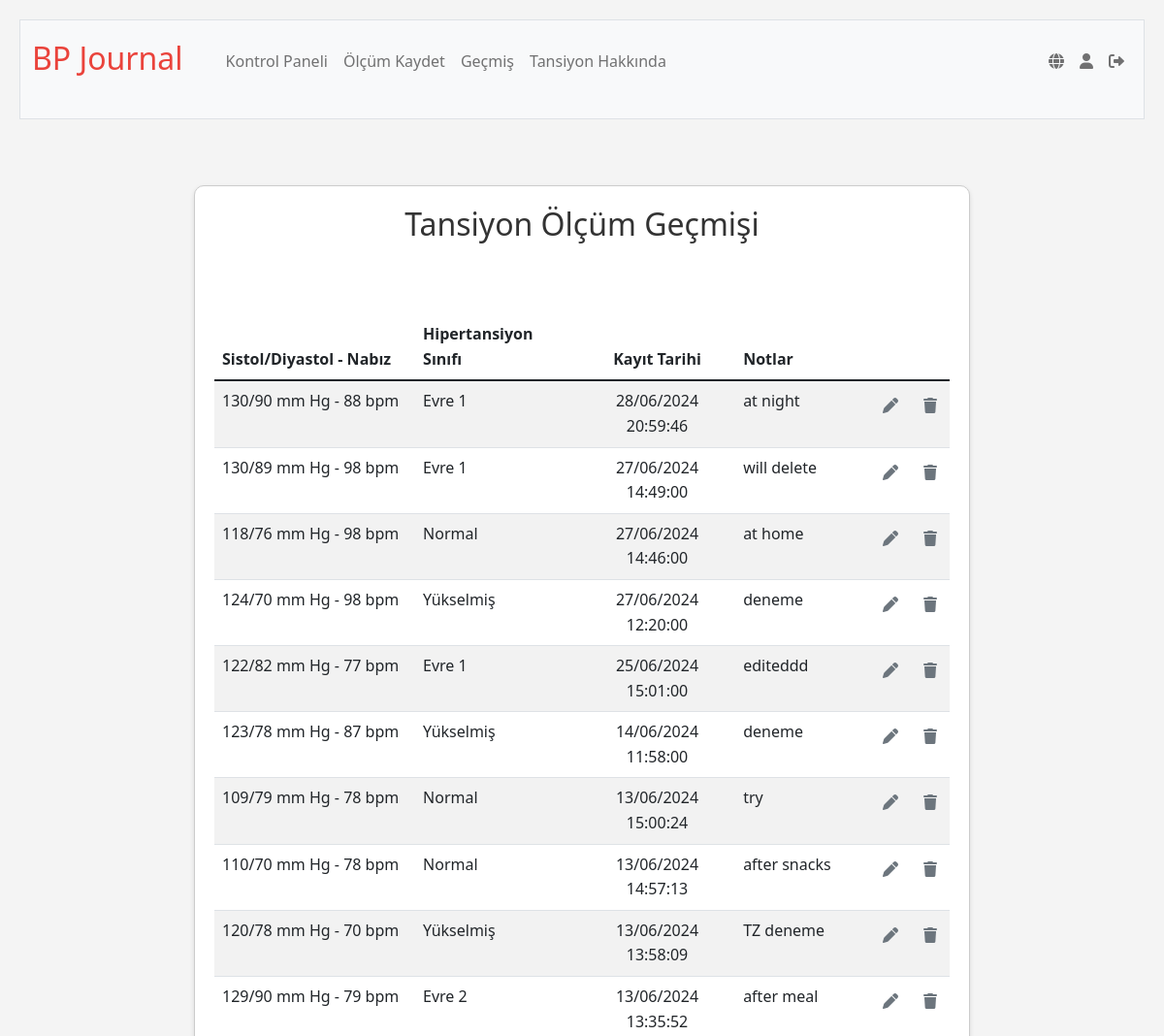
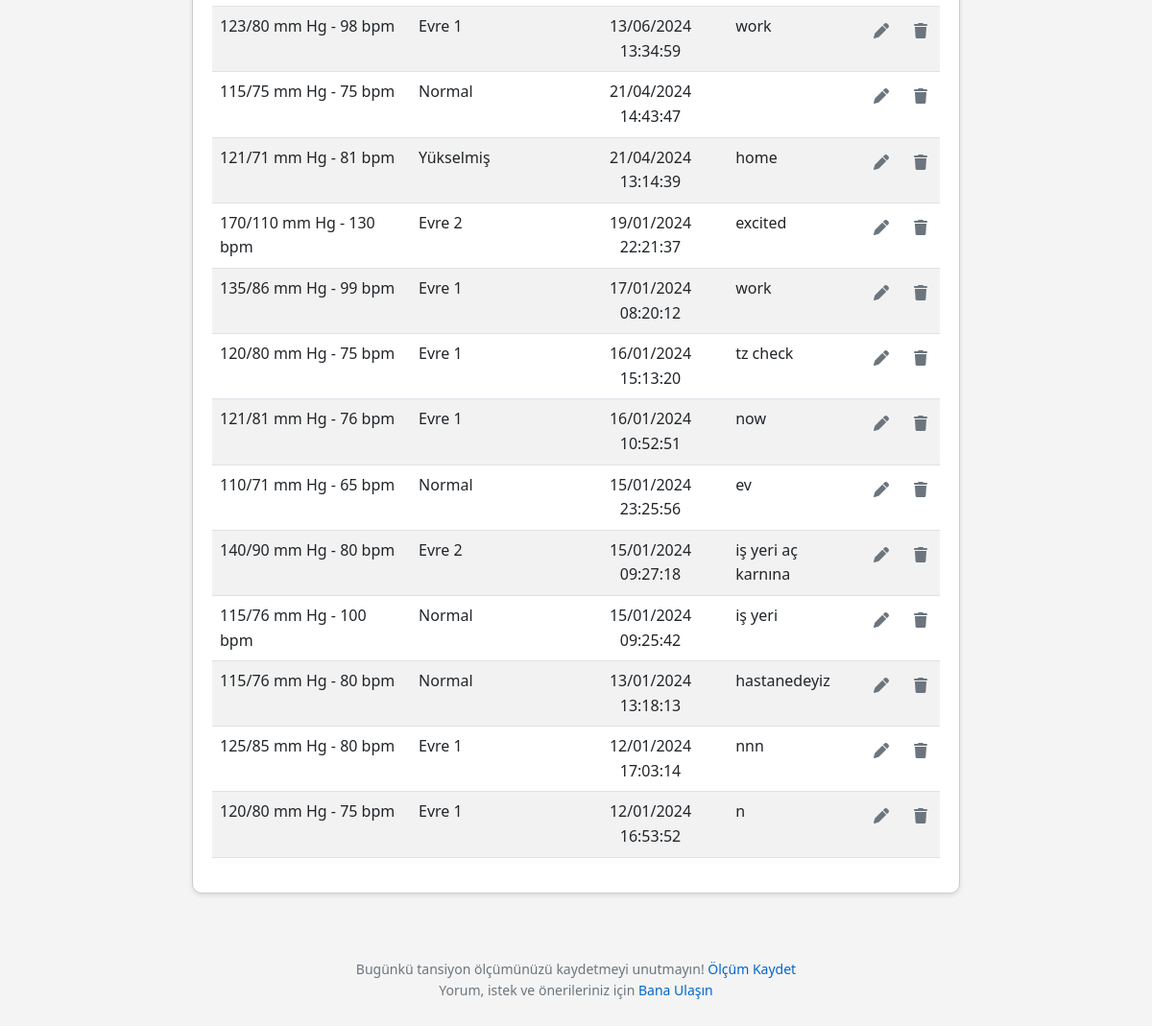
Page /history (signed in) on the earlier database version (2 pictures, top to bottom).
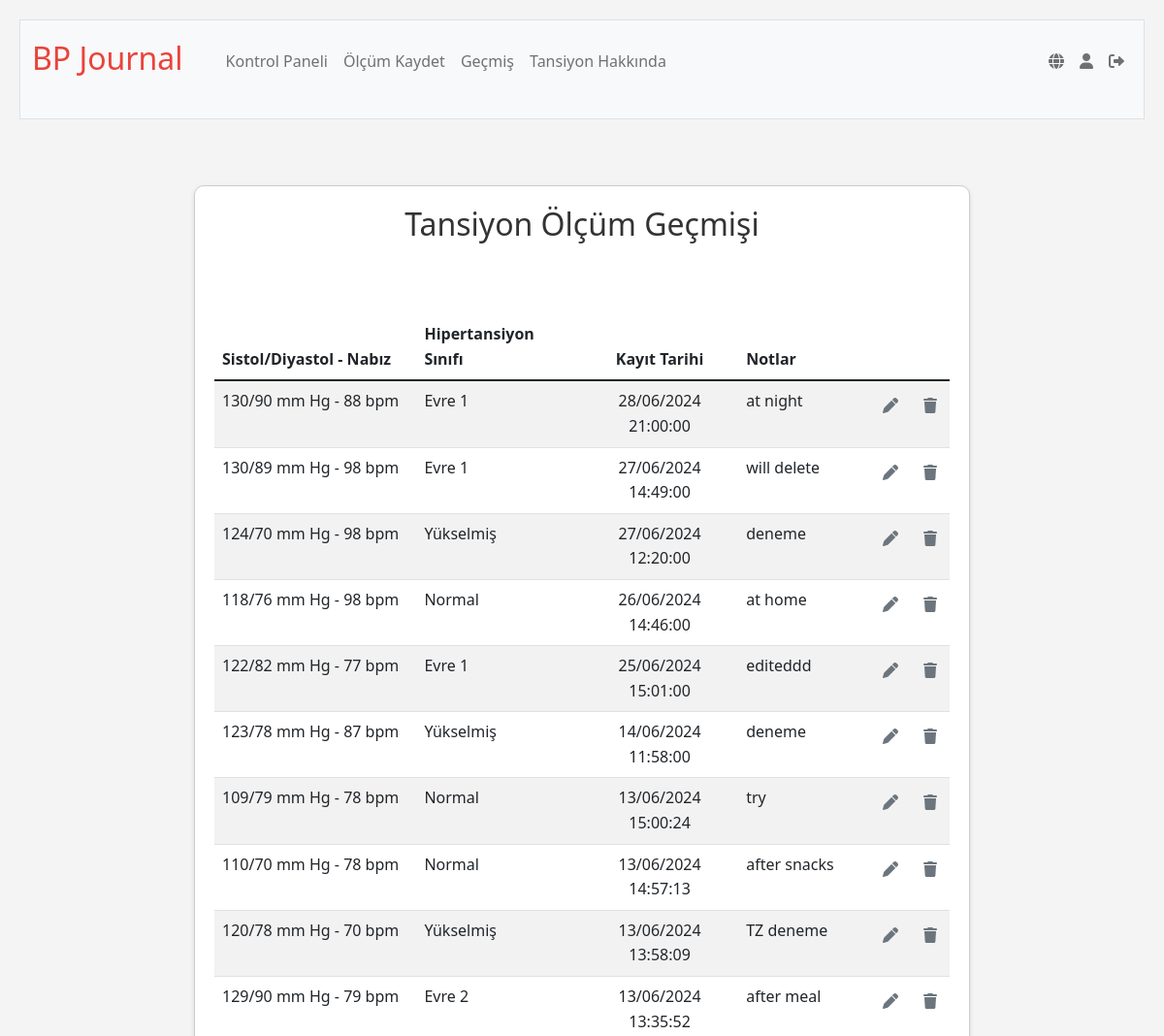
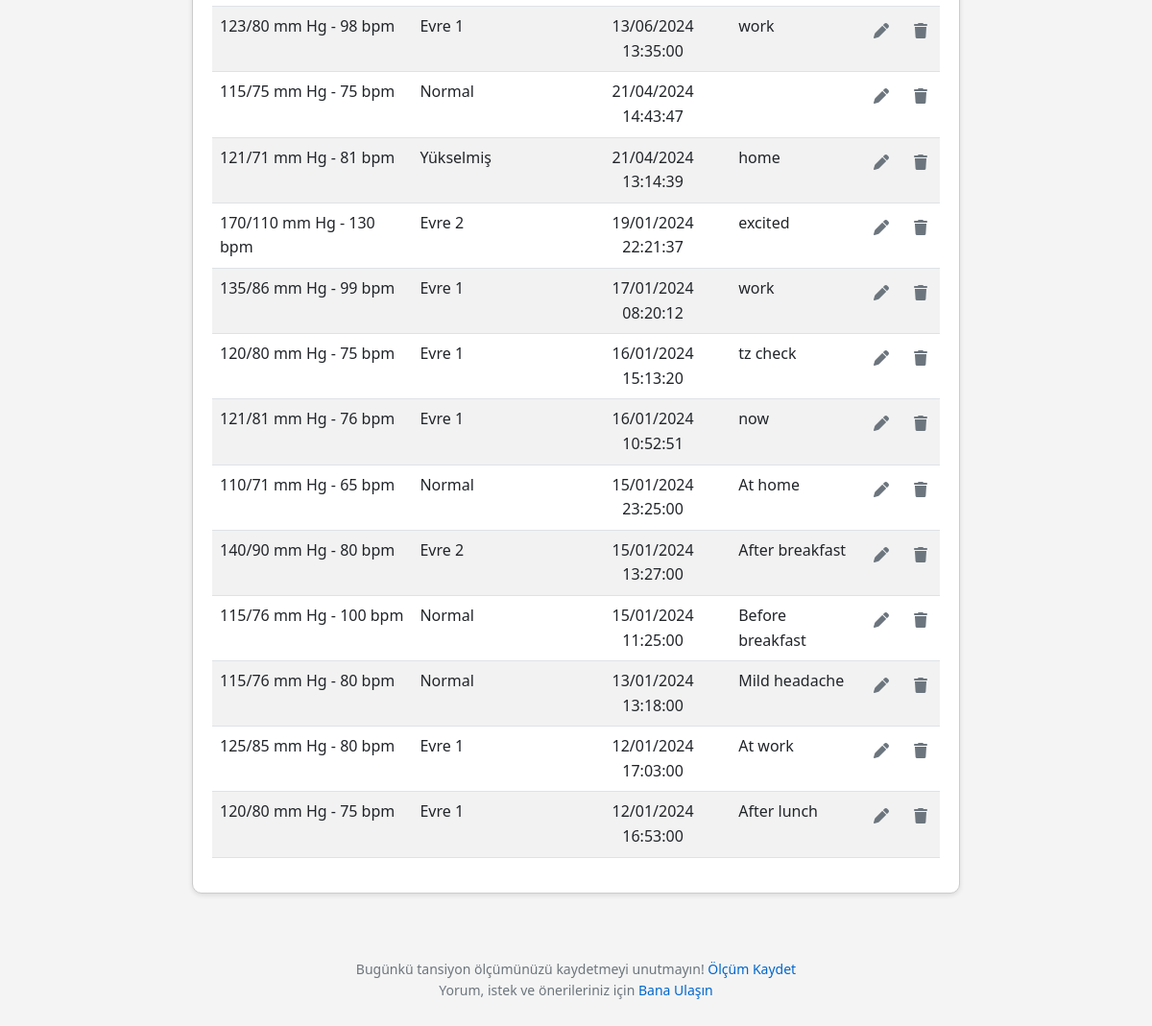
Same page on the later database version (2 pictures, top to bottom).
### tables this page shows
CREATE TABLE blood_pressure_readings (
id INTEGER PRIMARY KEY AUTOINCREMENT NOT NULL,
user_id INTEGER NOT NULL,
systolic INTEGER NOT NULL,
diastolic INTEGER NOT NULL,
pulse INTEGER,
reading_date DATETIME DEFAULT CURRENT_TIMESTAMP,
notes TEXT,
FOREIGN KEY (user_id) REFERENCES users (id));

### app.py (the view)
@app.route("/history", methods=["GET", "POST"])
@login_required
def history():
    if request.method == "POST":
        if "edit_record" in request.form:
            record_id = request.form.get("record_id")
            return redirect(url_for('edit', id=record_id))
        elif "remove_record" in request.form:
            record_id = request.form.get("record_id")
            db.execute("DELETE FROM blood_pressure_readings WHERE id = ?", record_id)
            return redirect("/history")
    else:
        user_id = session["user_id"]
        user_timezone = db.execute("SELECT timezone FROM users WHERE id = ?", user_id)[0]['timezone']
        user_tz = pytz.timezone(user_timezone)
        recording_rows = db.execute("SELECT * FROM blood_pressure_readings WHERE user_id = ? ORDER BY reading_date DESC;", user_id)
        for row in recording_rows:
            row["classification"] = classify_bp(row["systolic"], row["diastolic"])
            utc_time = row["reading_date"]
            try:
                local_time = pytz.utc.localize(datetime.strptime(utc_time, '%Y-%m-%d %H:%M:%S')).astimezone(user_tz)
                row["reading_date"] = local_time.strftime('%d/%m/%Y %H:%M:%S')
            except Exception:
                row["reading_date"] = utc_time
    return render_template("history.html", classes=g.language_data['classes'], history=recording_rows, data=g.language_data['history'])

### app.py (called while the page is built)
@app.before_request
def load_language_data():
    if 'language' not in session:
        session['language'] = 'tr'
    user_lang = session['language']
    with open(f'languages/{user_lang}.json', 'r') as file:
        g.language_data = json.load(file)
    g.language_data['current_lang'] = user_lang

@app.after_request
def after_request(response):
    response.headers["Cache-Control"] = "no-cache, no-store, must-revalidate"
    response.headers["Expires"] = 0
    response.headers["Pragma"] = "no-cache"
    return response

@app.context_processor
def inject_layout_data():
    return dict(layout_data=g.language_data['layout'])

@app.context_processor
def inject_user_details():
    if 'user_id' in session:
        user_id = session['user_id']
        user_info = db.execute("SELECT username FROM users WHERE id = ?", user_id)
        if user_info:
            username = user_info[0]['username']
        else:
            username = None
    else:
        username = None
    return {'username': username}

### helpers.py (called while the page is built)
def classify_bp(systolic, diastolic):
    if systolic < 120 and diastolic < 80:
        return "Normal"
    elif 120 <= systolic < 130 and diastolic < 80:
        return "Elevated"
    elif 130 <= systolic < 140 or 80 <= diastolic < 90:
        return "High1"
    elif 140 <= systolic or 90 <= diastolic:
        return "High2"
    else:
        return "Crisis"

def login_required(f):
    @wraps(f)
    def decorated_function(*args, **kwargs):
        if session.get("user_id") is None:
            return redirect("/login")
        return f(*args, **kwargs)
    return decorated_function

### templates/history.html (shortened to what this page needs)
{% extends "layout.html" %}
{% block main %}
    <div class="section">
        <h2>{{ data.heading }}</h2>
        <br>
        <link rel="stylesheet" href="https://cdnjs.cloudflare.com/ajax/libs/font-awesome/6.0.0-beta3/css/all.min.css">
        <table class="table table-striped">
            <thead>
                <tr>
                    <th class="text-start">{{ data.combined }}</th>
                    <th class="text-start">{{ data.readingClassification }}</th>
                    <th class="text-center">{{ data.dateRecorded }}</th>
                    <th class="text-start">{{ data.notes }}</th>
                    <th class="text-start"></th>
                    <th class="text-start"></th>
                </tr>
            </thead>
            <tbody>
                {% for row in history %}
                <tr>
                    <td class="text-start">{{ row.systolic }}/{{ row.diastolic }} mm Hg - {{ row.pulse }} bpm</td>
                    <td class="text-start">{{ classes[row.classification] }}</td>
                    <td class="text-center">{{ row.reading_date }}</td>
                    <td class="text-start">{{ row.notes }}</td>
                    <td>
                    <form action="/history" method="POST" style="display:inline;">
                        <button type="submit" name="edit_record" class="icon-btn" title="{{ data.editRecording }}">
                            <i class="fas fa-pen"></i>
                        </button>
                    </form>
                    </td>
                    <td>
                    <form action="/history" method="POST" style="display:inline;">
                        <button type="submit" name="remove_record" class="icon-btn" title="{{ data.removeRecording }}">
                            <i class="fas fa-trash"></i>
                        </button>
                    </form>
                    </td>
                </tr>
                {% endfor %}
            </tbody>
        </table>
    </div>
{% endblock %}

### templates/layout.html (shortened to what this page needs)
<!DOCTYPE html>
<html lang="en">
    <head>
        <link href="https://cdn.jsdelivr.net/npm/bootstrap@5.1.3/dist/css/bootstrap.min.css" rel="stylesheet">
        <link href="/static/styles.css" rel="stylesheet">
        <link rel="stylesheet" href="https://cdnjs.cloudflare.com/ajax/libs/font-awesome/6.0.0-beta3/css/all.min.css">
    </head>
    <body>
        <nav class="bg-light border navbar navbar-expand-md navbar-light">
            <div class="container-fluid">
                <a class="navbar-brand" href="/"> <span class="red">{{ layout_data.navbarBrandRest }}</span></a>
                <div class="collapse navbar-collapse" id="navbar">
                    {% if session["user_id"] %}
                        <ul class="navbar-nav me-auto mt-2">
                            <li class="nav-item"><a class="nav-link" href="/dashboard">{{ layout_data.dashboard }}</a></li>
                            <li class="nav-item"><a class="nav-link" href="/record">{{ layout_data.recordReading }}</a></li>
                            <li class="nav-item"><a class="nav-link" href="/history">{{ layout_data.history }}</a></li>
                            <li class="nav-item"><a class="nav-link" href="/resources">{{ layout_data.resources }}</a></li>
                        </ul>
                        <ul class="navbar-nav ms-auto mt-2" id="navProfileLogOutLinks">
                            <li class="nav-item">
                                <a class="nav-link" href="/toggle_language" class="nav-link" title="{% if session.get('language', 'tr') == 'tr' %}English{% else %}Türkçe{% endif %}">
                                    <i class="fas fa-globe"></i>
                                </a>
                            </li>
                            <li class="nav-item">
                                <a class="nav-link" href="/profile" title="{{ username }}">
                                    <i class="fas fa-user"></i>
                                </a>
                            </li>
                            <li class="nav-item">
                                <a class="nav-link" href="/logout" title="{{ layout_data.logOut }}">
                                    <i class="fas fa-sign-out-alt"></i>
                                </a>
                            </li>
                        </ul>
                    {% endif %}
                </div>
            </div>
        </nav>
        <main class="container-fluid py-5 text-center">
            {% block main %}{% endblock %}
        </main>
        <footer class="mb-5 small text-center text-muted">
            {% if session["user_id"] %}
                {{ layout_data.footerTextA }} <a href="/record">{{ layout_data.footerTextB }}</a> <br>
            {% endif %}
                {{ layout_data.footerTextC }} <a href="mailto:drbelifon@gmail.com">{{ layout_data.footerTextD }}</a>
        </footer>
    </body>
</html>

### static/styles.css (style rules this page uses)
body { font-family: 'Segoe UI', Arial, sans-serif; color: #333; line-height: 1.6; margin: 0; padding: 20px; background-color: #f4f4f4; }
nav .navbar-brand { font-size: xx-large; }
nav .navbar-brand .red { color: #ea433b; }
h2, h3, h4, h5 { margin-bottom: 1.5em; text-align: center; }
h2 { font-size: 2em; }
p, li, a { font-size: 1em; text-align: justify; margin-bottom: 0.75em; }
a { color: #0066cc; text-decoration: none; }
ul, ol { margin-left: 20px; margin-bottom: 1em; }
.section { background-color: #ffffff; border: 1px solid #ccc; border-radius: 10px; box-shadow: 0 2px 5px rgba(0,0,0,0.1); padding: 20px; margin: 20px auto; max-width: 800px; margin-right: auto; margin-left: auto; }
button { background-color: #4CAF50; border: none; color: white; padding: 10px 20px; text-align: center; text-decoration: none; display: inline-block; font-size: 16px; margin: 4px 2px; transition-duration: 0.4s; cursor: pointer; border-radius: 5px; }
.text-center { text-align: center; }
.icon-btn { background: none; border: none; cursor: pointer; padding: 5px; margin: 0; color: #6c757d; font-size: 16px; transition: color 0.3s; }

Differences in the rows shown:
changed blood_pressure_readings "at night": reading_date "28/06/2024 20:59:46" → "28/06/2024 21:00:00"
shown differently, row unchanged: blood_pressure_readings (number 3 of 23 on the later page): moves up the list
changed blood_pressure_readings "at home": reading_date "27/06/2024 14:46:00" → "26/06/2024 14:46:00"
changed blood_pressure_readings (number 11 of 23 on the later page): reading_date "13/06/2024 13:34:59" → "13/06/2024 13:35:00"
changed blood_pressure_readings: reading_date "15/01/2024 23:25:56" → "15/01/2024 23:25:00"; notes "ev" → "At home"
changed blood_pressure_readings: reading_date "15/01/2024 09:27:18" → "15/01/2024 13:27:00"; notes "iş yeri aç karnına" → "After breakfast"
changed blood_pressure_readings: reading_date "15/01/2024 09:25:42" → "15/01/2024 11:25:00"; notes "iş yeri" → "Before breakfast"
changed blood_pressure_readings: reading_date "13/01/2024 13:18:13" → "13/01/2024 13:18:00"; notes "hastanedeyiz" → "Mild headache"
changed blood_pressure_readings: reading_date "12/01/2024 17:03:14" → "12/01/2024 17:03:00"; notes "nnn" → "At work"
changed blood_pressure_readings: reading_date "12/01/2024 16:53:52" → "12/01/2024 16:53:00"; notes "n" → "After lunch"
